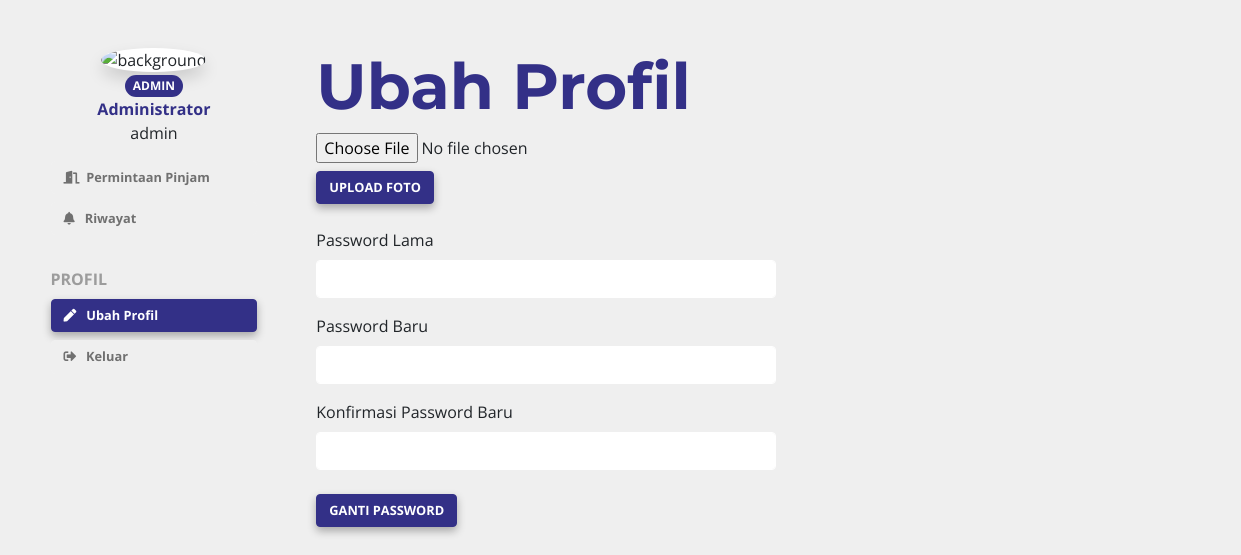
/ganti_password_pengelola.php (signed in), run on the app's committed database.
### tables this page shows
CREATE TABLE `staff_pengelola` (
  `no_induk` varchar(20) NOT NULL,
  `nama` varchar(50) NOT NULL,
  `status` varchar(20) NOT NULL DEFAULT 'Pengelola',
  `kata_sandi` varchar(20) NOT NULL,
  `foto_profil` longtext NOT NULL,
  `last_login` datetime NOT NULL DEFAULT CURRENT_TIMESTAMP
);

### ganti_password_pengelola.php (the view, shortened to what this page needs)
<?php
	require_once('Connections/koneksi.php');
	if(isset($_SESSION['logged_in'])){
		$no_induk = $_SESSION['current_id'];
		$sql = "SELECT * FROM staff_pengelola WHERE no_induk = '$no_induk'";
		$result = mysqli_query($koneksi, $sql);
		$row = mysqli_fetch_array($result,MYSQLI_ASSOC);
	}
?>
<!DOCTYPE html>
<html>
<head>
	<link rel="stylesheet" href="https://stackpath.bootstrapcdn.com/bootstrap/4.1.3/css/bootstrap.min.css">
	<link rel="stylesheet" type="text/css" href="style.css">
	<link rel="stylesheet" href="https://use.fontawesome.com/releases/v5.4.1/css/all.css">
</head>
<body>
	<div class="container mt-5">
		<div class="row sidebar">
			<div id="sidebar" class="col-lg-2 text-center">
			<figure class="figure">
			<img src="<?php echo "upload/".$row['foto_profil'].""; ?>" alt="background" class="img-thumbnail shadow"><br>
				<div class="badge badge-pill badge-primary"><?php echo ''.$row['status'].''?></div> <br>
				<figcaption><?php echo ''.$row['nama'].'';?></figcaption>
				<caption><?php echo ''.$row['no_induk'].'';?></caption>
				</figure>
				<a href=permintaan_pinjam_ruang.php class="btn btn-secondary btn-block mr-5">
				<i class="fas fa-door-open"></i> &nbsp;Permintaan Pinjam
						</a>
						<a href=riwayat.php class="btn btn-secondary btn-block my-2">
						<i class="fas fa-bell"></i> &nbsp; Riwayat
							</a>
							<br>
						<div class="text-left"><b style="color: #9C9C9C">PROFIL</b></div>
						<a href=ganti_password_pengelola.php class="btn btn-primary btn-block my-2">
						<i class="fas fa-pen"></i> &nbsp; Ubah Profil
							<a href=logout.php class="btn btn-secondary btn-block my-2">
							<i class="fas fa-sign-out-alt"></i> &nbsp; Keluar
								</a>
							</div>
							<div id="content" class="col-lg-10">
								<h1>Ubah Profil</h1>
								<form method="POST" action="upload_foto_pengelola.php" enctype='multipart/form-data'>
								<input type='file' name='file' /><br>
								<button class="btn btn-primary my-2" type='submit' value='Save name' name='but_upload'>UPLOAD FOTO</button>
								</form>
								<form role="form" method="POST" action="update_password_pengelola.php">
								<div class="form-group my-3 w-50">
									<label for="pass_lama">Password Lama</label>
									<input name="pass_lama" type="password" class="form-control" required="required">
								</div>
								<div class="form-group my-3 w-50">
									<label for="pass_baru">Password Baru</label>
									<input name="pass_baru" type="password" class="form-control" required="required">
								</div>
								<div class="form-group my-3 w-50">
									<label for="konfirmasi">Konfirmasi Password Baru</label>
									<input name="konfirmasi" type="password" class="form-control" required="required">
								</div>
								<button type="submit" value="submit" class="btn btn-primary my-2">GANTI PASSWORD</button>
								</form>
							</div>
						</div>
					</div>
				</body>
				</html>

### style.css (style rules this page uses)
* { font-family: 'Open Sans', sans-serif; }
body { background-color: #EFEFEF; overflow-y: overlay; background-position: fixed; }
.container { margin-bottom: 3rem; }
h1 { font-family: 'Montserrat', sans-serif; font-weight: bold; color: #333087; font-size: 4rem; }
.sidebar .col-lg-2 { padding: 0; position: fixed; visibility: visible; }
.sidebar .col-lg-10 { left: 22%; visibility: visible; }
.img-thumbnail { object-fit: cover; }
.btn { font-size: 0.8rem; font-weight: 700; text-align: left; text-transform: uppercase; }
#sidebar .btn { text-transform: unset; }
.btn-secondary { background-color: #EFEFEF; color: #707070; border-color: #EFEFEF; }
::placeholder { font-size: 0.8rem; }
.form-control { border-color: white; font-size: 0.8rem; }
.img-thumbnail { border-radius: 50%; height: 100px; width: 100px; text-align: center; border-style: none; padding: 0; vertical-align: 0px; }
.btn-primary { background-color: #333087; color: #ffffff; border-color: #333087; box-shadow: 0 4px 8px 0 rgba(0, 0, 0, 0.3) }
figcaption { color: #333087; font-weight: bold; text-align: center; }
.badge { text-transform: uppercase; color: white; padding: 0.3rem 0.5rem 0.3rem 0.5rem; }
.badge-primary { background-color: #333087; }

### data on the page
staff_pengelola: status "ADMIN", nama "Administrator", no_induk "admin"
